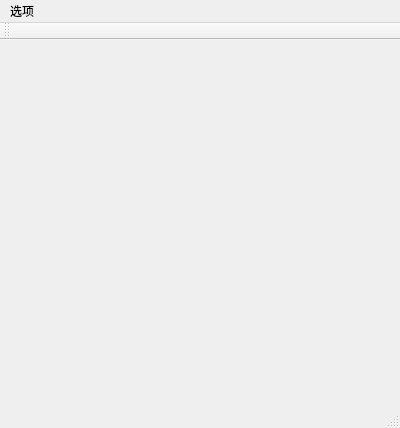
<?xml version="1.0" encoding="UTF-8"?>
<ui version="4.0">
 <class>MainWindow</class>
 <widget class="QMainWindow" name="MainWindow">
  <property name="geometry">
   <rect>
    <x>0</x>
    <y>0</y>
    <width>400</width>
    <height>428</height>
   </rect>
  </property>
  <property name="windowTitle">
   <string>MainWindow</string>
  </property>
  <widget class="QWidget" name="centralWidget"/>
  <widget class="QMenuBar" name="menuBar">
   <property name="geometry">
    <rect>
     <x>0</x>
     <y>0</y>
     <width>400</width>
     <height>23</height>
    </rect>
   </property>
   <widget class="QMenu" name="menu">
    <property name="title">
     <string>选项</string>
    </property>
    <addaction name="actionstart"/>
   </widget>
   <addaction name="menu"/>
  </widget>
  <widget class="QToolBar" name="mainToolBar">
   <attribute name="toolBarArea">
    <enum>TopToolBarArea</enum>
   </attribute>
   <attribute name="toolBarBreak">
    <bool>false</bool>
   </attribute>
  </widget>
  <widget class="QStatusBar" name="statusBar"/>
  <action name="actionstart">
   <property name="text">
    <string>开始</string>
   </property>
   <property name="toolTip">
    <string>&lt;html&gt;&lt;head/&gt;&lt;body&gt;&lt;p&gt;&lt;span style=&quot; font-size:14pt; color:#ff0000;&quot;&gt;开始&lt;/span&gt;&lt;/p&gt;&lt;/body&gt;&lt;/html&gt;</string>
   </property>
  </action>
 </widget>
 <layoutdefault spacing="6" margin="11"/>
 <resources/>
 <connections/>
</ui>
